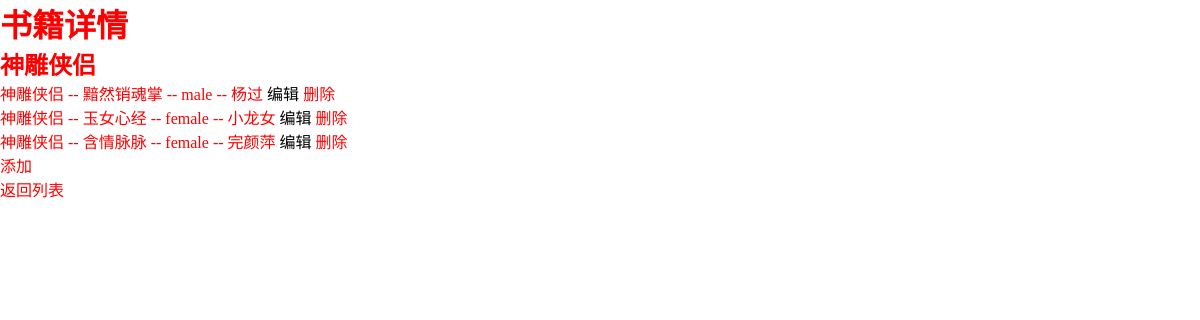
The page /detail/2/ on the database its author committed.
### booktest/models.py (models this page shows, shortened)
class Book(models.Model):
    title = models.CharField(max_length=20)
    price = models.FloatField(default=0)
    pub_date = models.DateField(default="1983-06-01")
    author = models.CharField(max_length=20, blank=True)
    def __str__(self):
        return self.title

class Hero(models.Model):
    name = models.CharField(max_length=20)
    gender = models.CharField(max_length=6, choices=(('male', '男'), ('female', '女')), default='male')
    content = models.CharField(max_length=100)
    book = models.ForeignKey(Book, on_delete=models.CASCADE, related_name='heros')

### booktest/views.py (the view)
# urls.py: url(r'^detail/(\d+)/$', views.detail, name='detail'),
def detail(request, bookid):
    book = Book.objects.get(id=bookid)
    return render(request, 'detail.html', {'book': book})

### templates/detail.html (shortened to what this page needs)
<!DOCTYPE html>
<html lang="en">
<head>
    <link rel="stylesheet" href="/static/css/main.css">
</head>
<body>
<h1>书籍详情</h1>
<h2>{{ book.title }}</h2>
<div>
    <ul>
        {% for hero in book.heros.all %}
        <li>
            <p>
                {{ hero.book }} -- {{ hero.content }} -- {{ hero.gender }} -- {{ hero.name }}
                <a href="{% url 'booktest:edithero' hero.id %}" style="color: black">编辑</a>
                <a href="{% url 'booktest:deletehero' hero.id %}" style="color: red">删除</a>
            </p>
        </li>
        {% endfor %}
    </ul>
    <a href="{% url 'booktest:addhero' book.id %}">添加</a>
</div>
<a href="{% url 'booktest:index' %}">返回列表</a>
</body>
</html>

### static/css/main.css (style rules this page uses)
* { margin:0; padding:0; color:red; font-family: 方正粗黑宋简体 ; text-decoration: none; }

### rows shown on the page
Book: title "神雕侠侣"
Hero: book "神雕侠侣", content "黯然销魂掌", gender "male", name "杨过"
Hero: book "神雕侠侣", content "玉女心经", gender "female", name "小龙女"
Hero: book "神雕侠侣", content "含情脉脉", gender "female", name "完颜萍"
